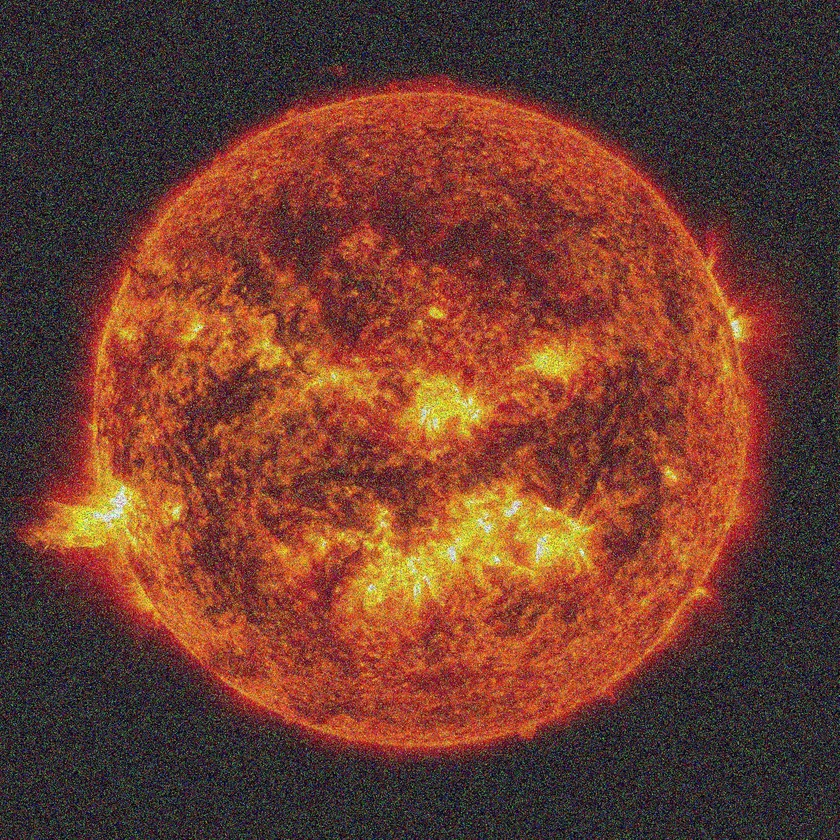
#> input picture Lab 6/pics/sun_noise.jpg, 840 x 840 px, shrunk from 2048 x 2048 before the run
$ python 3_4_noise_removal.py
#> lines starting #> are read from the running program, lines starting #| are printed output that depends on the picture
import cv2
import argparse
import numpy as np
from PIL import Image
from scipy import ndimage
import matplotlib.pyplot as plt
from colorsys import hsv_to_rgb, rgb_to_hsv


def get_image_array(file_name, print_info=False):
#> called with file_name = 'pics/sun_noise.jpg', print_info = False
    image = Image.open(file_name)
#> image is the input picture: PIL image 840x840 RGB; mean R, G, B 111.1, 61.4, 47.8
    img = np.array(image)
    if print_info:
        print("filename:", image.filename)
        print("file format:", image.format)
        print("dtype:", img.dtype)
        print("shape:", img.shape)
        print()

    return img


# [16 lines left out: function show_images, not called in this run]


def rgb2gray(rgb):
    return np.rint(np.dot(rgb[..., :3], [0.2989, 0.5870, 0.1140])).astype(np.uint8)


def rgb2hsv(r, g, b):
    return rgb_to_hsv(r, g, b)


def hsv2rgb(h, s, v):
    return hsv_to_rgb(h / 255, s / 255, v / 255)


# [19 lines left out: functions convert_img, display_color_channels, not called in this run]


sun_noise = get_image_array("pics/sun_noise.jpg")
plt.imshow(sun_noise)
plt.title('Original image')
plt.show()


# Apply Various Filters

# Kernels
average_kernel = np.ones((3, 3)) / 9
gaussian_kernel = np.array([[1, 2, 1], [2, 4, 2], [1, 2, 1]]) / 16

# non-linear filters
def median_filter(array):
    # Good against salt and pepper noise
    return np.median(array)


def maximum_filter(array):
    return np.max(array)


def minimum_filter(array):
    return np.min(array)


def average_filter(array):
    # linear
    return np.sum(array) / array.size


# [32 lines left out: functions geometric_mean, harmonic_mean, get_neighbours, pad_with, not called in this run]


def pad_border(img, border_size):
    return np.pad(img, int(border_size), pad_with)


# [7 lines left out: function apply_filter, not called in this run]


def apply_kernel_to_color_image(img, kernel):
    return cv2.filter2D(src=img, kernel=kernel, ddepth=-1)

# Show original image
plt.subplot(2, 2, 1)
plt.imshow(sun_noise)
plt.title('Original image')

# Filtering on RGB on all channels together
# Apply median filter
# Median filter on RGB Channels does not yield good results.
# False colors are generated
med_sun = ndimage.median_filter(sun_noise, size=5)
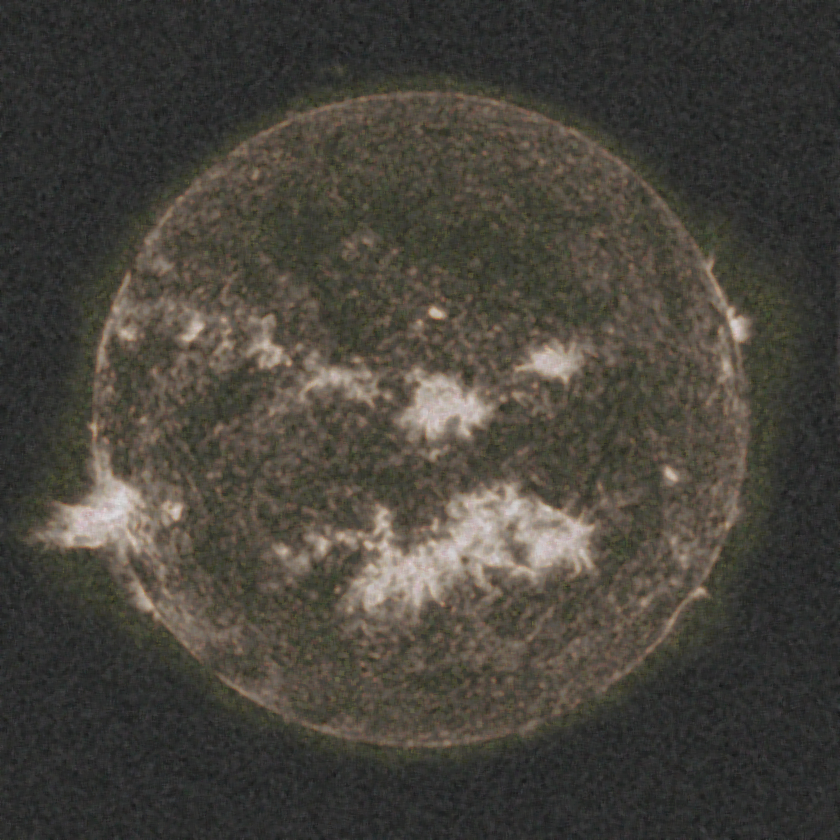
#> med_sun: shape (840, 840, 3); mean R, G, B 71, 67.2, 59.6
plt.subplot(2, 2, 2)
plt.imshow(med_sun, cmap="gray")
plt.title('Median, RGB, channels together ')

# Filtering channel-wise on RGB
# Apply median filter
RGB_med_sun = sun_noise.copy()
for i in range(3):
    RGB_med_sun[:, :, i] = ndimage.median_filter(RGB_med_sun[:, :, i], size=5)
plt.subplot(2, 2, 3)
plt.imshow(med_sun, cmap="gray")
plt.title('Median, RGB, channels separately')


# Filtering on HSV on the v channel
# Convert RGB to HSV
HSV_sun_noise = cv2.cvtColor(sun_noise, cv2.COLOR_RGB2HSV)
#> HSV_sun_noise: shape (840, 840, 3); mean H, S, V 63.2, 137.4, 113.8
HSV_med_sun = ndimage.median_filter(HSV_sun_noise, size=3)
#> HSV_med_sun: shape (840, 840, 3); mean H, S, V 66.6, 119.4, 117.2

# Apply median filter to the v channel
HSV_sun_noise[:, :, 2] = ndimage.median_filter(HSV_sun_noise[:, :, 2], size=5)
#> HSV_sun_noise: shape (840, 840, 3); mean H, S, V 63.2, 137.4, 113.1

# Convert HSV to RGB
med_sun = cv2.cvtColor(HSV_sun_noise, cv2.COLOR_HSV2RGB)
plt.subplot(2, 2, 4)
plt.imshow(med_sun, cmap="gray")
plt.title('Median, HSV, only on v Channel')
plt.show()
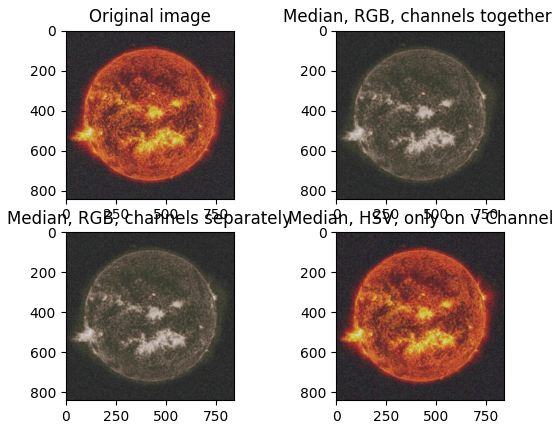
#> figure drawn by matplotlib, 4 panels

# Filtering HSV on all channels
# Convert RGB to HSV
HSV_sun_noise = cv2.cvtColor(sun_noise, cv2.COLOR_RGB2HSV)
HSV_med_sun = ndimage.median_filter(HSV_sun_noise, size=3)

# Apply median filter
RGB_med_sun = sun_noise.copy()
for i in range(3):
    HSV_sun_noise[:, :, i] = ndimage.median_filter(HSV_sun_noise[:, :, i], size=5)
    plt.subplot(2, 2, i + 1)
    plt.imshow(HSV_sun_noise[:, :, i])
    plt.title(f'Median on HSV Channel {i}')
#> HSV_sun_noise: shape (840, 840, 3); mean H, S, V 61.1, 133, 113.1

# Convert HSV to RGB
plt.subplot(2, 2, 4)
med_sun = cv2.cvtColor(HSV_sun_noise, cv2.COLOR_HSV2RGB)
plt.title(f'HSV to RGB')
plt.imshow(med_sun)
plt.show()
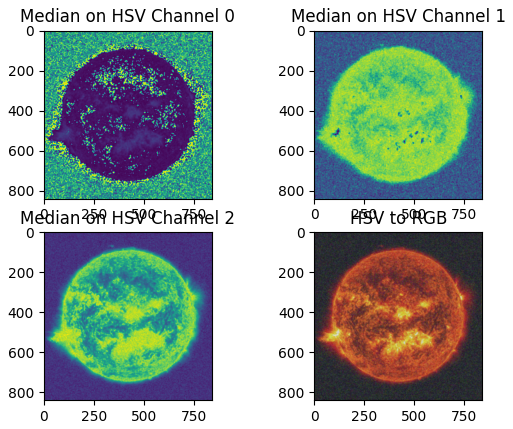
#> figure drawn by matplotlib, 4 panels


# Filtering with open cv
# Median filter 3x3
RGB_med_sun = sun_noise.copy()
RGB_med_sun_gaussian_filtered = cv2.medianBlur(RGB_med_sun, 5)
plt.title(f'Median filter 5 x 5')
plt.imshow(RGB_med_sun_gaussian_filtered)
plt.show()

# Average filter 5x5
RGB_med_sun = sun_noise.copy()
RGB_med_sun_averaged_filtered = cv2.blur(RGB_med_sun, (5, 5), 0)
plt.title(f'Average filter 5 x 5')
plt.imshow(RGB_med_sun_averaged_filtered)
plt.show()

# Gaussian filter 5x5
RGB_med_sun = sun_noise.copy()
RGB_med_sun_gaussian_filtered = cv2.GaussianBlur(RGB_med_sun, (5, 5), 0)
plt.title(f'Gaussian filter 5 x 5')
plt.imshow(RGB_med_sun_gaussian_filtered)
plt.show()

# Maximum filter
RGB_med_sun = sun_noise.copy()
for i in range(3):
    RGB_med_sun[:, :, i] = maximum_filter(RGB_med_sun[:, :, i])
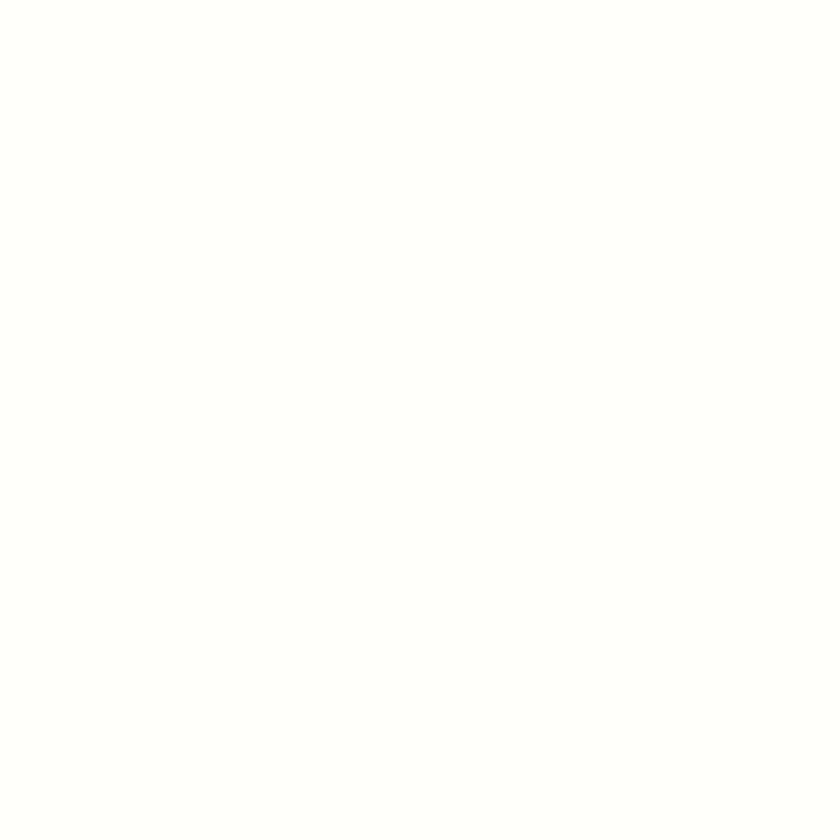
#> RGB_med_sun: shape (840, 840, 3); mean R, G, B 255, 255, 250
plt.title(f'Maximum filter')
plt.imshow(RGB_med_sun)
plt.show()

# Minimum filter
RGB_med_sun = sun_noise.copy()
for i in range(3):
    RGB_med_sun[:, :, i] = minimum_filter(RGB_med_sun[:, :, i])
#> RGB_med_sun: shape (840, 840, 3); every value is 0
plt.title(f'Minimum filter')
plt.imshow(RGB_med_sun)
plt.show()

# Average filter
RGB_med_sun = sun_noise.copy()
for i in range(3):
    RGB_med_sun[:, :, i] = average_filter(RGB_med_sun[:, :, i])
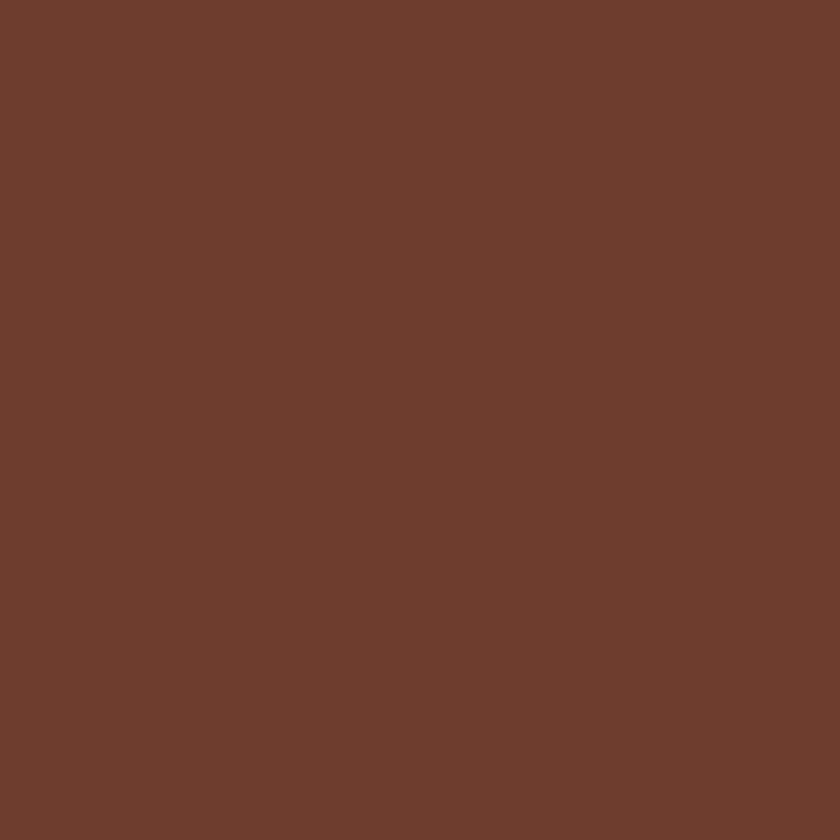
#> RGB_med_sun: shape (840, 840, 3); mean R, G, B 111, 61, 47
plt.title(f'Average filter')
plt.imshow(RGB_med_sun)
plt.show()

# The image contains salt and pepper noise on every channel
# Best salt and pepper reduction is achieved with median filtering

$ run again, with Lab 6/pics/landscape_2.jpg copied over Lab 6/pics/sun_noise.jpg
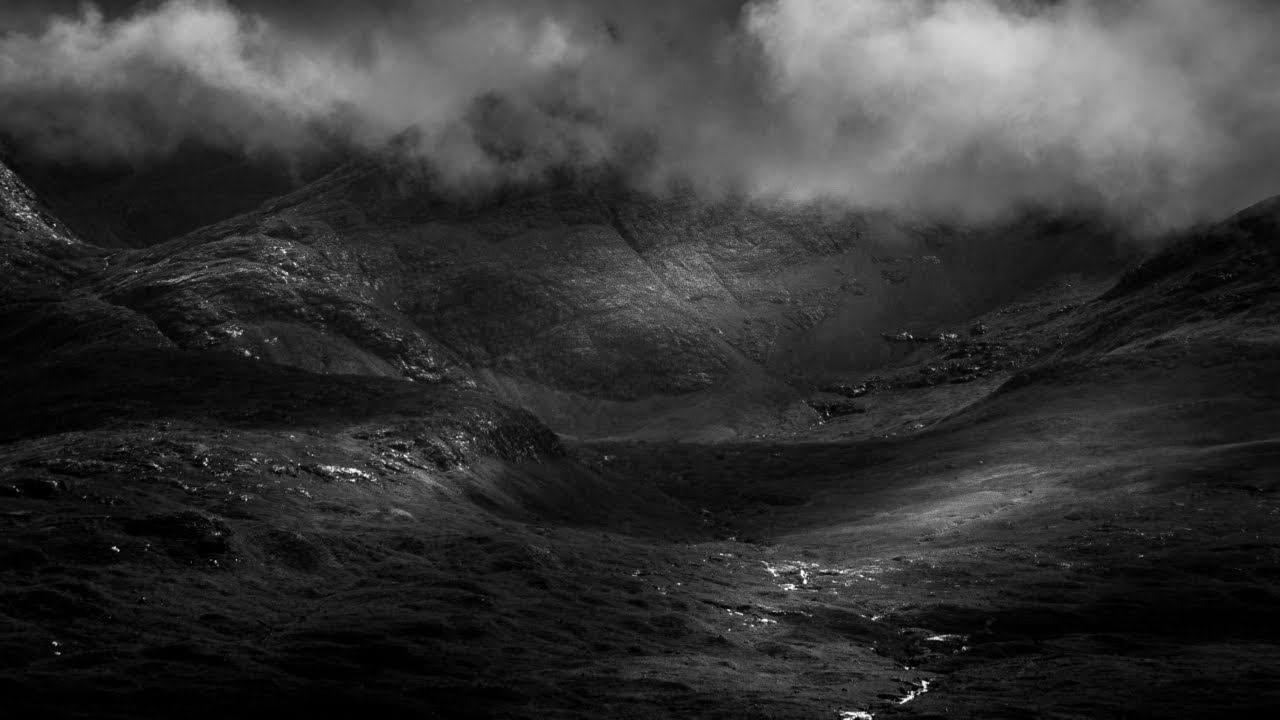
#> input picture Lab 6/pics/landscape_2.jpg, 1280 x 720 px
#> in get_image_array, image is the input picture: PIL image 1280x720 RGB; min 0, max 255, mean 53.1
#> HSV_med_sun: shape (720, 1280, 3); mean H, S, V 0, 0, 50.6
#> `plt.show()`:
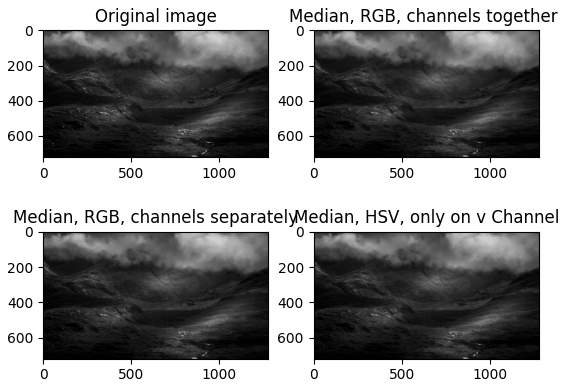
#> figure drawn by matplotlib, 4 panels
#> `plt.show()`:
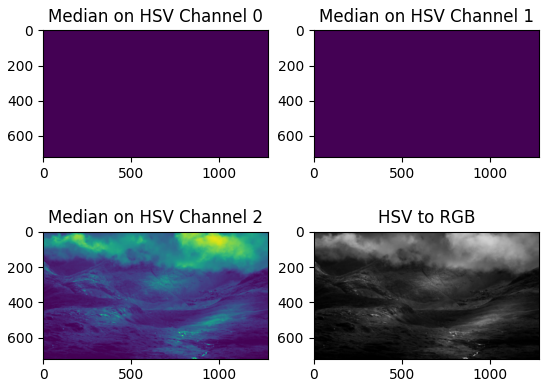
#> figure drawn by matplotlib, 4 panels
